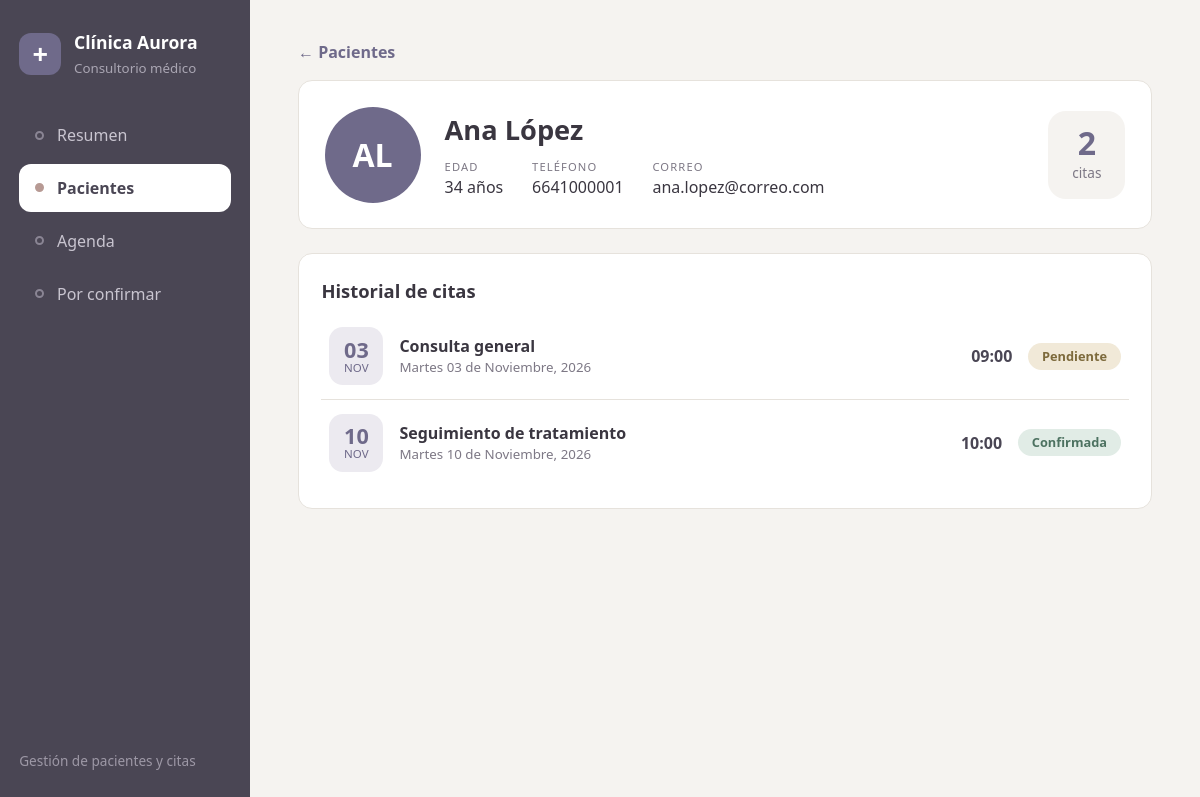
/pacientes/1/, run on the app's committed database.
### citas/models.py (models this page shows, shortened)
class Paciente(models.Model):
    nombre = models.CharField(max_length=100)
    apellido = models.CharField(max_length=100)
    edad = models.IntegerField()
    telefono = models.CharField(max_length=20)
    correo = models.EmailField()
    class Meta:
        ordering = ["apellido", "nombre"]
    def __str__(self):
        return f"{self.nombre} {self.apellido}"

class Cita(models.Model):
    PENDIENTE = "Pendiente"
    CONFIRMADA = "Confirmada"
    CANCELADA = "Cancelada"
    ESTADOS = [
        (PENDIENTE, "Pendiente"),
        (CONFIRMADA, "Confirmada"),
        (CANCELADA, "Cancelada"),
    ]
    paciente = models.ForeignKey(
        Paciente, on_delete=models.CASCADE, related_name="citas"
    )
    fecha = models.DateField()
    hora = models.TimeField()
    motivo = models.CharField(max_length=200)
    estado = models.CharField(max_length=10, choices=ESTADOS, default=PENDIENTE)
    class Meta:
        ordering = ["fecha", "hora"]

### citas/views.py (the view)
# urls.py: path("pacientes/<int:id>/", views.detalle_paciente, name="detalle_paciente"),
def detalle_paciente(request, id):
    paciente = get_object_or_404(Paciente, id=id)
    citas = paciente.citas.all()
    return render(
        request,
        "citas/paciente_detalle.html",
        {"paciente": paciente, "citas": citas},
    )

### citas/templates/citas/paciente_detalle.html (shortened to what this page needs)
{% extends "citas/base.html" %}
{% block contenido %}
<a class="volver" href="{% url 'lista_pacientes' %}">← Pacientes</a>
<section class="perfil">
    <span class="avatar avatar-grande">{{ paciente.nombre|slice:":1" }}{{ paciente.apellido|slice:":1" }}</span>
    <div class="perfil-datos">
        <h1>{{ paciente.nombre }} {{ paciente.apellido }}</h1>
        <ul>
            <li><span>Edad</span>{{ paciente.edad }} años</li>
            <li><span>Teléfono</span>{{ paciente.telefono }}</li>
            <li><span>Correo</span>{{ paciente.correo }}</li>
        </ul>
    </div>
    <div class="perfil-total">
        <b>{{ citas|length }}</b>
        <span>cita{{ citas|length|pluralize }}</span>
    </div>
</section>
<section class="bloque">
    <div class="bloque-cabecera"><h2>Historial de citas</h2></div>
    {% for c in citas %}
    <div class="fila-cita">
        <span class="fecha-chip"><b>{{ c.fecha|date:"d" }}</b>{{ c.fecha|date:"M" }}</span>
        <span class="fila-info">
            <strong>{{ c.motivo }}</strong>
            <small>{{ c.fecha|date:"l d \d\e F, Y" }}</small>
        </span>
        <span class="hora">{{ c.hora|time:"H:i" }}</span>
        <span class="estado {{ c.estado|lower }}">{{ c.estado }}</span>
    </div>
    {% empty %}
    <p class="vacio">Este paciente no tiene citas registradas.</p>
    {% endfor %}
</section>
{% endblock %}

### citas/static/citas/css/estilos.css (style rules this page uses)
:root { --fondo: #f5f3f0; --papel: #ffffff; --tinta: #3a3640; --suave: #7d7885; --linea: #e6e2dc; --lateral: #4a4654; --lateral-claro: #5d5869; --acento: #6f6a8a; --coral: #b79a94; --ambar: #c4a974; --verde: #86a897; --radio: 16px; --sombra: none; }
* { box-sizing: border-box; margin: 0; padding: 0; }
body { font-family: "Trebuchet MS", "Segoe UI", sans-serif; background: var(--fondo); color: var(--tinta); line-height: 1.5; min-height: 100vh; }
a { color: inherit; text-decoration: none; }
.bloque { background: var(--papel); border: 1px solid var(--linea); border-radius: 14px; padding: 1.4rem; box-shadow: var(--sombra); margin-top: 1.5rem; }
.bloque-cabecera { display: flex; justify-content: space-between; align-items: center; margin-bottom: 0.6rem; }
.bloque-cabecera h2 { font-size: 1.15rem; }
.avatar { width: 64px; height: 64px; border-radius: 50%; display: grid; place-items: center; font-weight: bold; font-size: 1.3rem; color: #fff; background: var(--acento); text-transform: uppercase; }
.avatar-grande { width: 96px; height: 96px; font-size: 2rem; flex-shrink: 0; }
.volver { display: inline-block; margin-bottom: 1rem; color: var(--acento); font-weight: bold; }
.perfil { border: 1px solid var(--linea); display: flex; align-items: center; gap: 1.5rem; flex-wrap: wrap; background: var(--papel); border-radius: 14px; padding: 1.6rem; box-shadow: var(--sombra); }
.perfil-datos { flex: 1; min-width: 220px; }
.perfil-datos h1 { font-size: 1.7rem; margin-bottom: 0.5rem; }
.perfil-datos ul { list-style: none; display: flex; flex-wrap: wrap; gap: 0.6rem 1.8rem; }
.perfil-datos li span { display: block; font-size: 0.7rem; text-transform: uppercase; letter-spacing: 0.1em; color: var(--suave); }
.perfil-total { background: var(--fondo); border-radius: 18px; padding: 0.9rem 1.5rem; text-align: center; }
.perfil-total b { display: block; font-size: 2rem; color: var(--acento); line-height: 1.1; }
.perfil-total span { color: var(--suave); font-size: 0.85rem; }
.fila-cita { display: flex; align-items: center; gap: 1rem; padding: 0.85rem 0.5rem; border-bottom: 1px solid var(--linea); }
.fila-cita:last-child { border-bottom: none; }
.fila-info { flex: 1; display: flex; flex-direction: column; min-width: 0; }
.fila-info small { color: var(--suave); }
.fecha-chip { width: 54px; height: 58px; border-radius: 14px; background: #eceaf0; color: var(--acento); display: flex; flex-direction: column; align-items: center; justify-content: center; font-size: 0.72rem; text-transform: uppercase; line-height: 1.1; flex-shrink: 0; }
.fecha-chip b { font-size: 1.35rem; }
.hora { font-weight: bold; color: var(--lateral); }
.estado { padding: 0.25rem 0.85rem; border-radius: 999px; font-size: 0.8rem; font-weight: bold; white-space: nowrap; }
.estado.pendiente { background: #f1e9d8; color: #7d6a3c; }
.estado.confirmada { background: #e1ece6; color: #4d7261; }

### data on the page
Paciente: nombre "A", apellido "L", nombre "Ana", apellido "López", edad "34", telefono "6641000001", correo "ana.lopez@correo.com"
Cita: fecha "03", fecha "NOV", motivo "Consulta general", fecha "Martes 03 de Noviembre, 2026", hora "09:00", estado "Pendiente"
Cita: fecha "10", fecha "NOV", motivo "Seguimiento de tratamiento", fecha "Martes 10 de Noviembre, 2026", hora "10:00", estado "Confirmada"

### other printed values
{{ citas|length }} "2"
